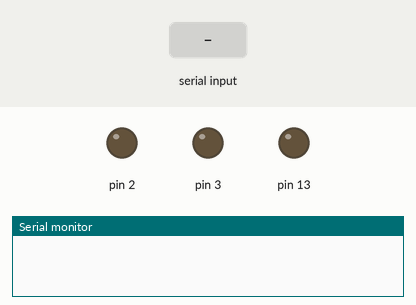
Simulated run of this sketch. Board: Arduino Uno, built with avr-gcc and run on an emulated ATmega328P. On the bench: output pins drawn as LEDs (lit = HIGH), the last lines printed to the serial monitor. Inputs (shaded band) come from the test bench.

Above: at 1.2 s.
1.3 s: "1" received over Serial
At 2.0 s:
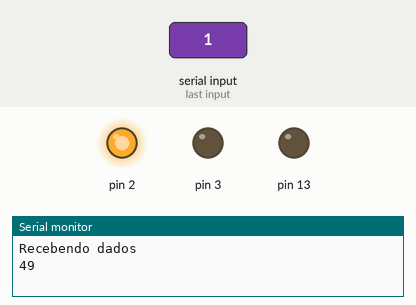
4.3 s: byte 1 (1) received over Serial
At 5.5 s:
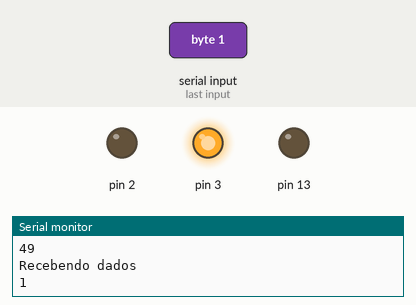
7.3 s: "0" received over Serial
At 7.7 s:
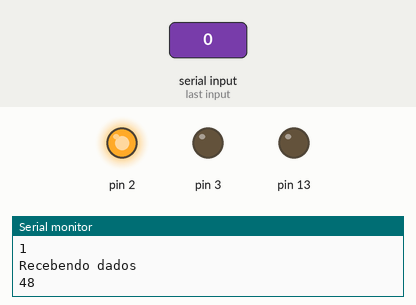
10.3 s: "2" received over Serial
At 12.8 s:
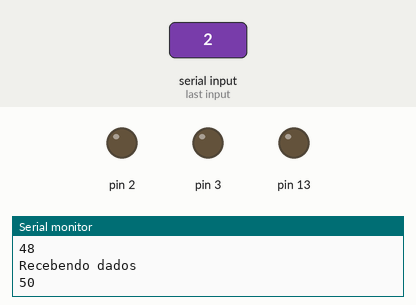
Timing chart, 0 to 14.3 s (numbered marks = the images above; inputs shaded):
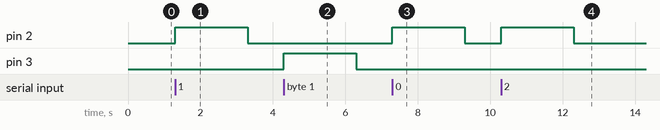

Measured:
- after the input at 1.3 s, pin 2: LOW → HIGH at once, → LOW 2.0 s later
- after the input at 4.3 s, pin 3: LOW → HIGH at once, → LOW 2.0 s later
- after the input at 7.3 s, pin 2: LOW → HIGH at once, → LOW 2.0 s later
- after the input at 10.3 s, pin 2: LOW → HIGH at once, → LOW 2.0 s later

The sketch:

TomadaNaWeb.pde
```cpp
boolean acionado = false;
void setup() {
  Serial.begin(9600);
  pinMode(2, OUTPUT);
  pinMode(3, OUTPUT);
  pinMode(13, OUTPUT);
}

void loop() {
  if(Serial.available() >0) {
    byte incoming=Serial.read();
    Serial.println("Recebendo dados");
    Serial.println(incoming, DEC);
    if(incoming==1) {
      digitalWrite(3, HIGH);
      delay(2000);
      digitalWrite(3, LOW);
    }
    else {
      digitalWrite(2, HIGH);
      delay(2000);
      digitalWrite(2, LOW);
    }
  }
}
```
